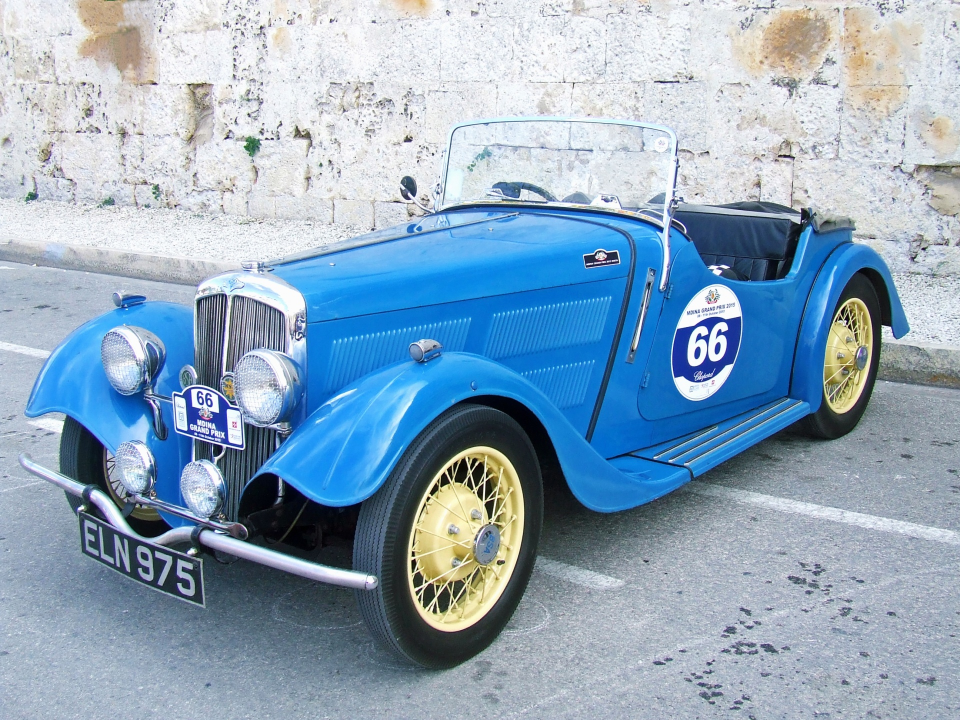
#> input picture 03-opencv-lab/resources/vintage-car.jpg, 1920 x 1440 px (shown at 1/2 size)
$ python example07_select_by_color.py
#> lines starting #> are read from the running program, lines starting #| are printed output that depends on the picture; after the words box and inside, x2 and y2 are one past the last pixel; in counts of white or black regions, pixels touching at a corner belong together
### 03-opencv-lab/example06_imgstacking.py
import cv2
import tkinter as tk
import numpy as np

width = 512
height = 512

def stack_images_line(img_line, scale = 1.0):
    for index in range(0, len(img_line)):
        img = img_line[index]
        shape = img.shape
        if len(shape) == 2:
            img = cv2.cvtColor(img, cv2.COLOR_GRAY2BGR)
        img_scaled = cv2.resize(img, (int(shape[1] * scale), int(shape[0] * scale)))
        if index == 0:
            result = img_scaled
        else:
            result = np.hstack((result, img_scaled))
    return result

# [10 lines left out: function stack_images, not called in this run]

# [27 lines that do not run on import are left out]

### 03-opencv-lab/example07_select_by_color.py
import cv2
import numpy as np
import example06_imgstacking as stacking

def empty(arg):
    pass

if __name__ == '__main__':
    img = cv2.imread("resources/vintage-car.jpg")
#> img is the input picture: shape (1440, 1920, 3); mean B, G, R 188.1, 167.4, 143.1
    img_hsv = cv2.cvtColor(img, cv2.COLOR_BGR2HSV)
#> img_hsv: shape (1440, 1920, 3); mean H, S, V 97.7, 72.6, 191.2

    cv2.namedWindow("Trackbars")
    cv2.resizeWindow("Trackbars", 640, 320)
    cv2.createTrackbar("Hue Min", "Trackbars", 93, 179, empty)
    cv2.createTrackbar("Hue Max", "Trackbars", 179, 179, empty)
    cv2.createTrackbar("Sat Min", "Trackbars", 111, 255, empty)
    cv2.createTrackbar("Sat Max", "Trackbars", 255, 255, empty)
    cv2.createTrackbar("Val Min", "Trackbars", 92, 255, empty)
    cv2.createTrackbar("Val Max", "Trackbars", 255, 255, empty)

    while True:
        hmin = cv2.getTrackbarPos("Hue Min", "Trackbars")
        hmax = cv2.getTrackbarPos("Hue Max", "Trackbars")
        smin = cv2.getTrackbarPos("Sat Min", "Trackbars")
        smax = cv2.getTrackbarPos("Sat Max", "Trackbars")
        vmin = cv2.getTrackbarPos("Val Min", "Trackbars")
        vmax = cv2.getTrackbarPos("Val Max", "Trackbars")
        lower = np.array([hmin, smin, vmin])
        upper = np.array([hmax, smax, vmax])
        print(lower, upper)
        mask = cv2.inRange(img_hsv, lower, upper)
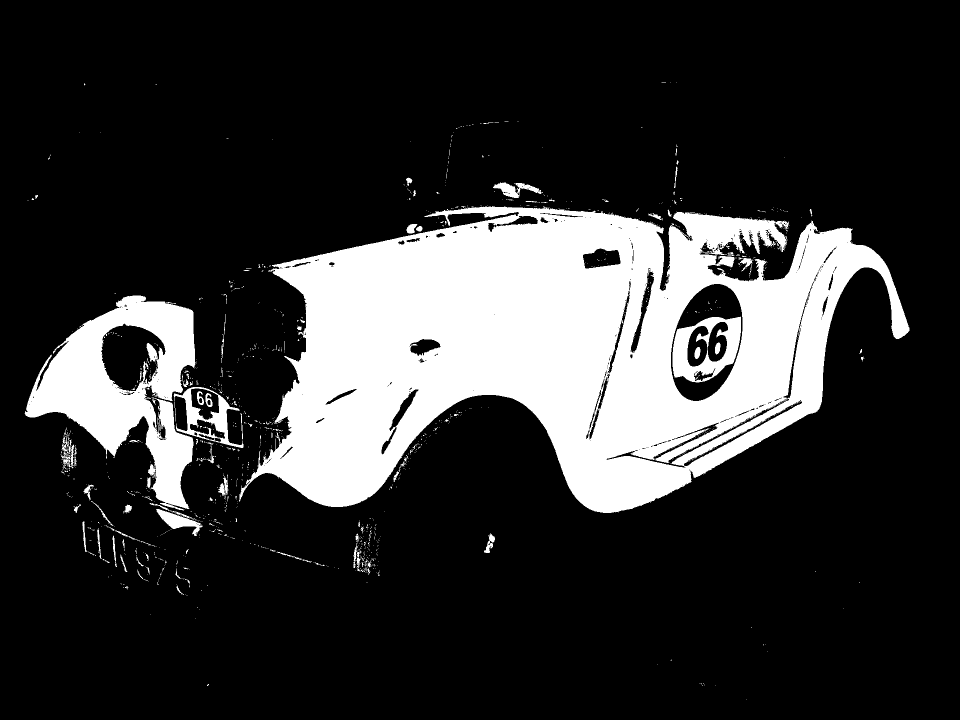
#> mask: shape (1440, 1920) (shown at 1/2 size); 20% white; 1293 white regions (1194 under 20 px), largest, box (x1, y1, x2, y2) and area: (478, 412, 1819, 1026) 462086, (49, 591, 390, 1021) 62995, (1345, 633, 1482, 765) 8863
        img_mask = cv2.cvtColor(mask, cv2.COLOR_GRAY2BGR)
        img_result = cv2.bitwise_and(img, img, mask = mask)
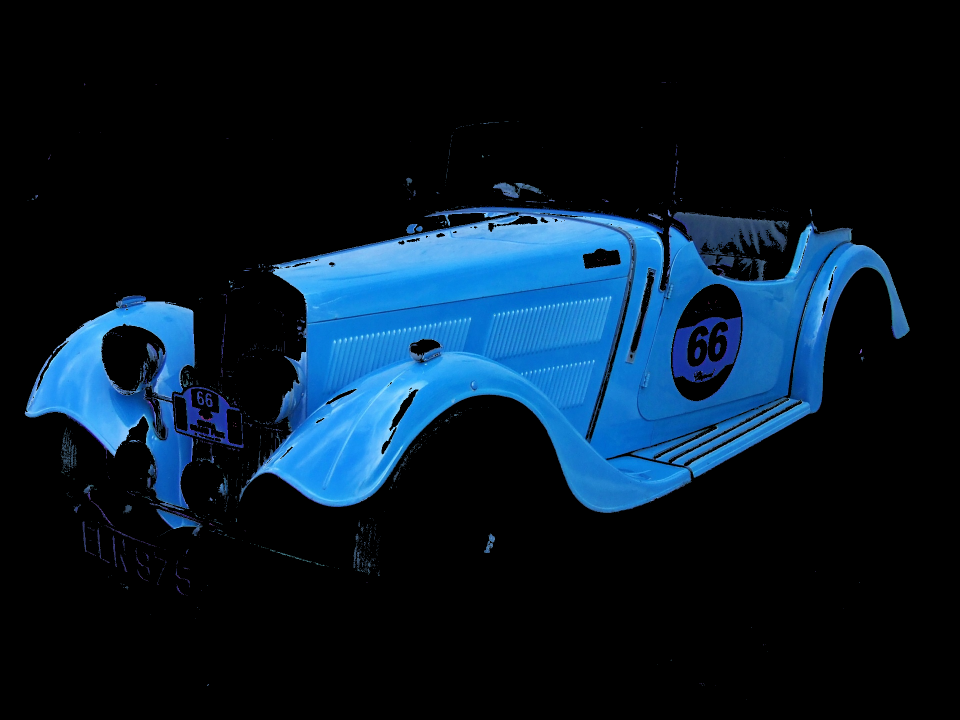
#> img_result: shape (1440, 1920, 3) (shown at 1/2 size); mean B, G, R 41.2, 25.6, 7.4

        img_stack = stacking.stack_images_line((img, img_hsv, img_mask, img_result), 0.2)
#> the loop in stack_images_line, `for index in range(0, len(img_line)):` made 4 passes
#> pass 1, in stack_images_line, `img_scaled = cv2.resize(img, (int(shape[1] * scale), int(shape[0] * sc..`:
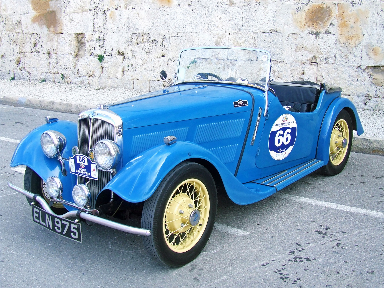
#> img_scaled: shape (288, 384, 3); mean B, G, R 188.1, 167.3, 143.1
#> pass 2, in stack_images_line, `result = np.hstack((result, img_scaled))`:
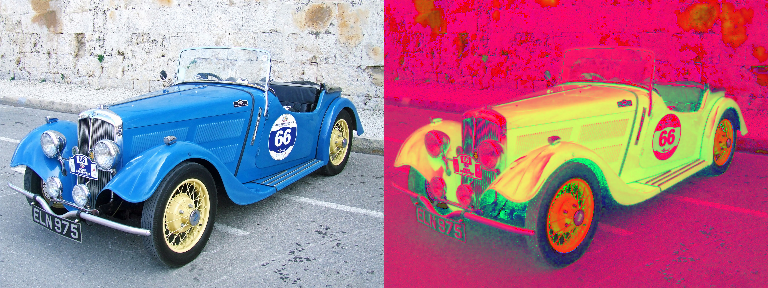
#> result: shape (288, 768, 3); mean B, G, R 142.9, 120, 167.1
#> pass 3, in stack_images_line, `img_scaled = cv2.resize(img, (int(shape[1] * scale), int(shape[0] * sc..`:
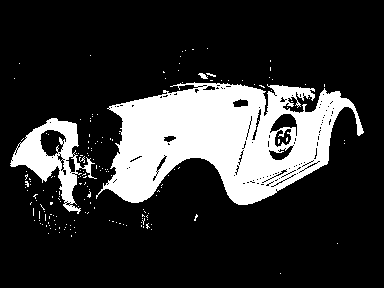
#> img_scaled: shape (288, 384, 3); 20% white; 174 white regions (171 under 20 px), largest, box (x1, y1, x2, y2) and area: (96, 82, 364, 205) 18883, (10, 118, 97, 214) 2790, (198, 73, 208, 79) 34
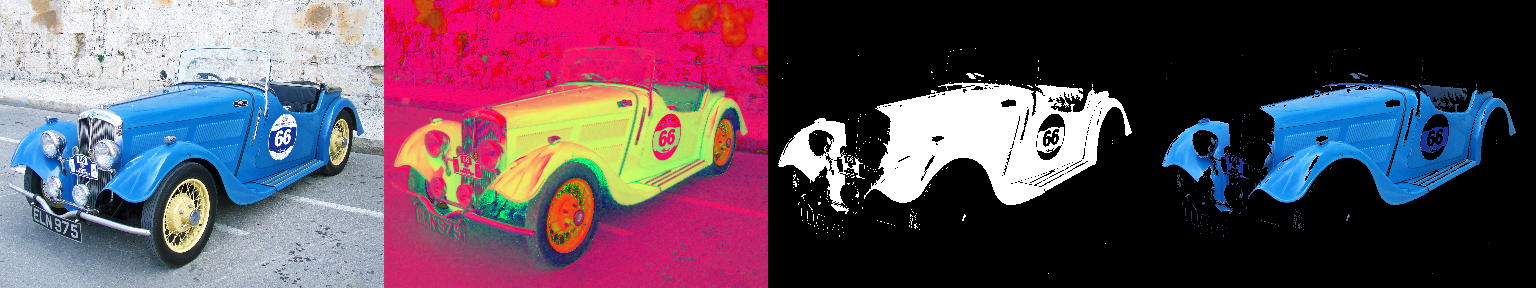
#> img_stack: shape (288, 1536, 3); mean B, G, R 94.5, 79.1, 98.1
        cv2.imshow("Red Car Images", img_stack)
        if cv2.waitKey(10) & 0xFF == 27:
#> (key Esc is pressed here)
            break

    cv2.destroyAllWindows()

$ run again, with 03-opencv-lab/resources/customized-red-hot-rod-car.jpg copied over 03-opencv-lab/resources/vintage-car.jpg
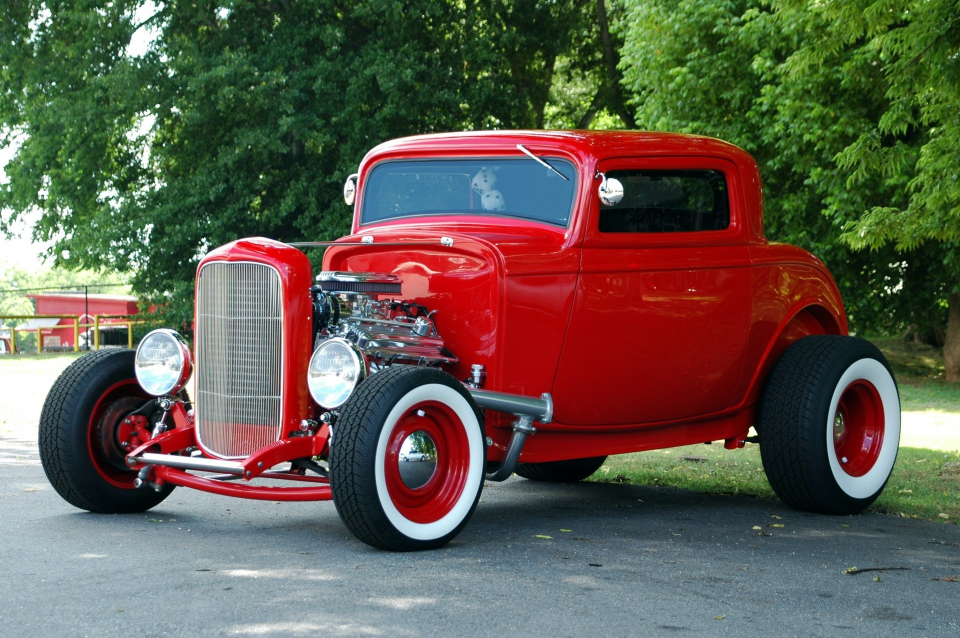
#> input picture 03-opencv-lab/resources/customized-red-hot-rod-car.jpg, 1920 x 1276 px (shown at 1/2 size)
#> img is the input picture: shape (1276, 1920, 3); mean B, G, R 77.7, 90.7, 97.5
#> img_hsv: shape (1276, 1920, 3); mean H, S, V 76.6, 130.7, 119.9
#> `mask = cv2.inRange(img_hsv, lower, upper)`:
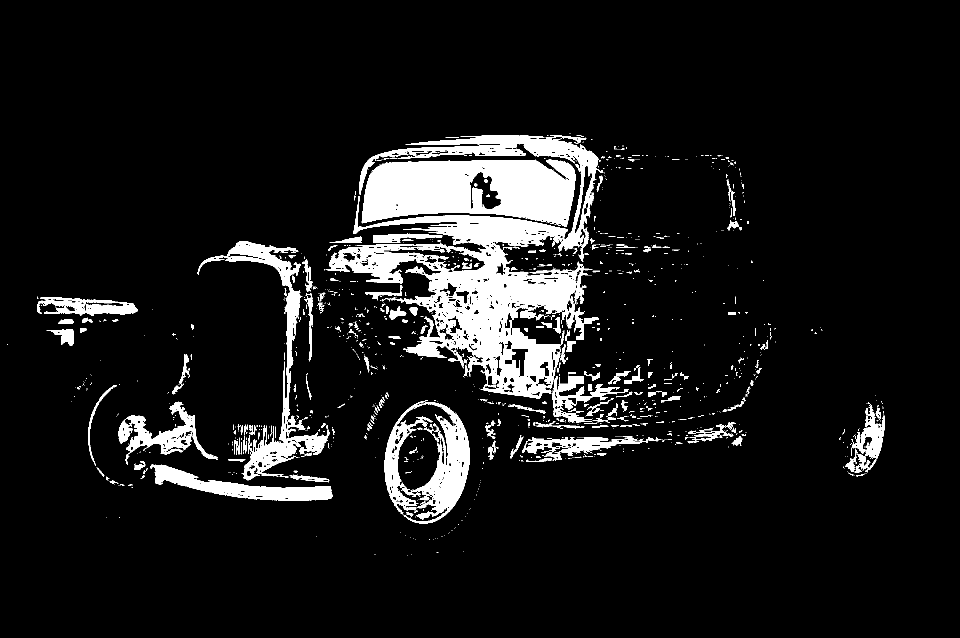
#> mask: shape (1276, 1920) (shown at 1/2 size); 9.1% white; 1390 white regions (1145 under 20 px), largest, box (x1, y1, x2, y2) and area: (652, 270, 1207, 797) 88611, (723, 319, 1151, 453) 42736, (769, 801, 939, 1047) 17015
#> the loop in stack_images_line, `for index in range(0, len(img_line)):` made 4 passes
#> `img_stack = stacking.stack_images_line((img, img_hsv, img_mask, img_re..`:
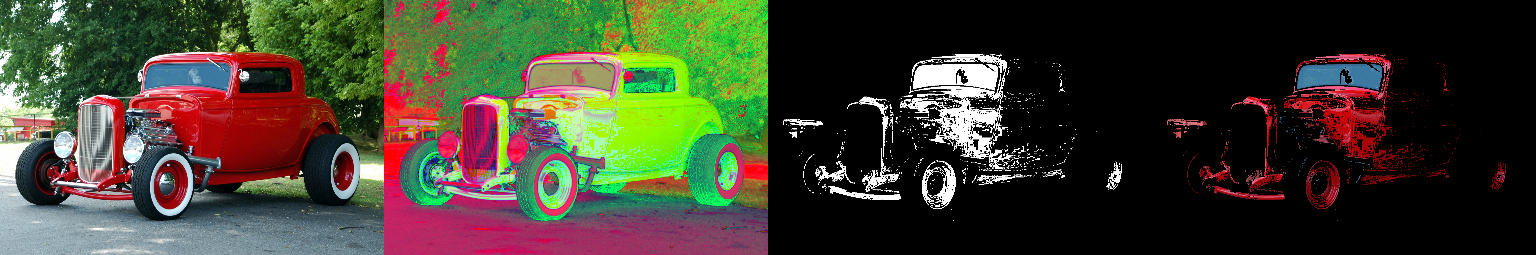
#> img_stack: shape (255, 1536, 3); mean B, G, R 45.8, 62.2, 63.5

$ run again, with 03-opencv-lab/resources/geometric-shapes.png saved as 03-opencv-lab/resources/vintage-car.jpg
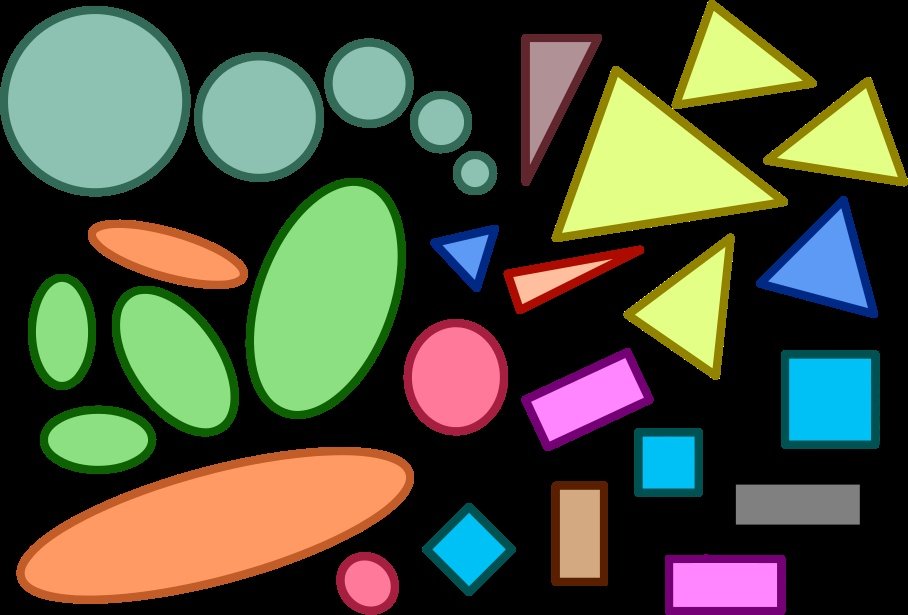
#> input picture 03-opencv-lab/resources/geometric-shapes.png, 908 x 615 px
#> img is the input picture: shape (615, 908, 3); mean B, G, R 61.3, 80, 76
#> img_hsv: shape (615, 908, 3); mean H, S, V 41.3, 106.5, 99.8
#> `mask = cv2.inRange(img_hsv, lower, upper)`:
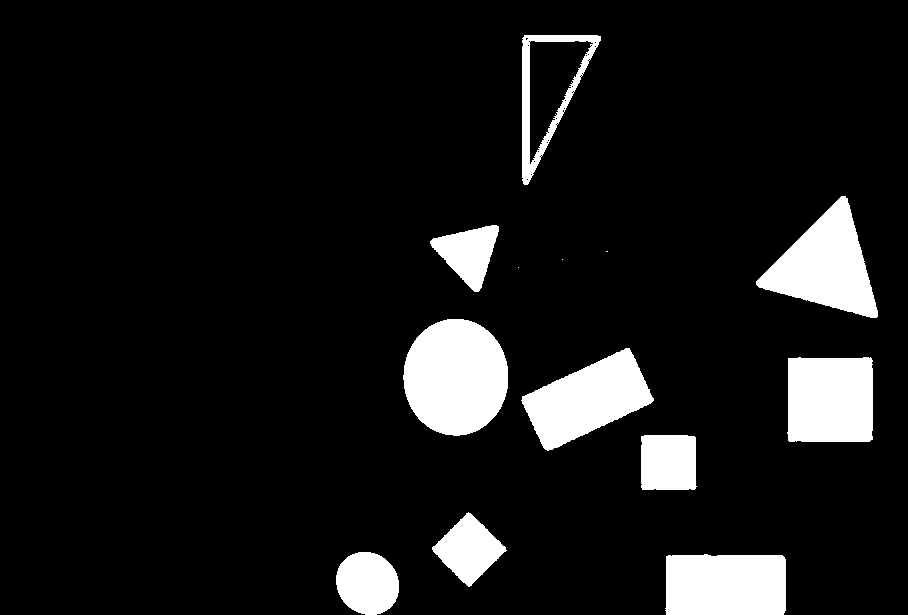
#> mask: shape (615, 908); 9.5% white; 13 white regions (3 under 20 px), largest, box (x1, y1, x2, y2) and area: (403, 319, 508, 436) 9670, (756, 196, 878, 318) 7606, (521, 348, 654, 451) 7300
#> the loop in stack_images_line, `for index in range(0, len(img_line)):` made 4 passes
#> `img_stack = stacking.stack_images_line((img, img_hsv, img_mask, img_re..`:
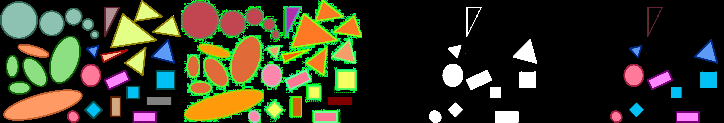
#> img_stack: shape (123, 724, 3); mean B, G, R 36, 55.4, 52.9
